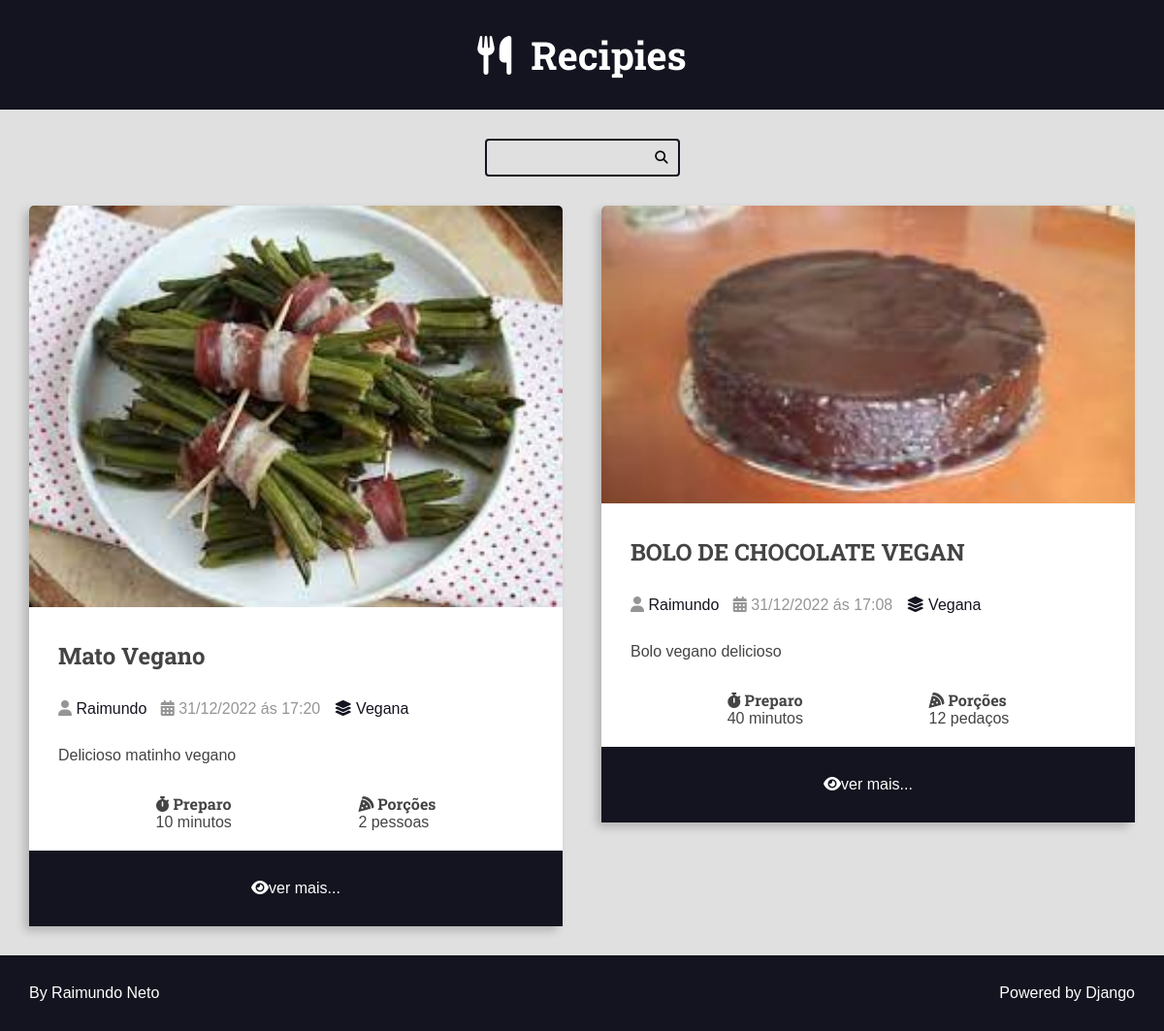
Page /recipes/category/3/ on the committed database.
### recipes/models.py (models this page shows, shortened)
class Recipe(models.Model):
    title = models.CharField(max_length=65)
    description = models.CharField(max_length=165)
    slug = models.SlugField()
    preparation_time = models.IntegerField()
    preparation_time_unit = models.CharField(max_length=65)
    servings = models.IntegerField()
    servings_unit= models.CharField(max_length=65)
    preparation_steps = models.TextField()
    preparation_steps_is_html = models.BooleanField(default=False)
    created_at = models.DateTimeField(auto_now_add=True)
    updated_at = models.DateTimeField(auto_now=True)
    is_published = models.BooleanField(default=False)
    cover = models.ImageField(upload_to='recipes/cover/%Y/%m/%d/')
    category = models.ForeignKey(Category, on_delete= models.SET_NULL, null=True)
    author = models.ForeignKey(User, on_delete= models.SET_NULL, null=True)

class Category (models.Model):
    name = models.CharField(max_length=65)

### recipes/views.py (the view)
# urls.py: path('recipes/category/<int:category_id>/', views.category, name='category'),
def category(request, category_id):
    recipe = Recipe.objects.filter(category__id=category_id, is_published=True).order_by('-id')
    return render(request , 'recipes/pages/category.html', context={
        'recipes': recipe,
        'title': f'{Recipe.objects.first().category.name} | Category'
    })

### recipes/templates/recipes/pages/category.html (shortened to what this page needs)
{% extends 'global/base.html' %}
{% block content %}
        <div class="main-contant main-contant-list container">
            {% for r in recipes %}
            {% include "recipes/partial/recipes.html" %}
            {% endfor %}
        </div>
{% endblock content %}

### recipes/templates/recipes/partial/recipes.html
           <div class="recipe recipe-list-item">
                <div class="recipe-list-cover">
                    <img src={{r.cover.url}} alt="Temporario">
                </div>
                <div class="recipe title container">
                    <h2 class="recipe-title">{{r.title}}</h2>
                </div>
                <div class="recipe-author">
                    <span class="recipe-author-item">
                        <i class="fas fa-user"></i>
                    {% if r.author is not None%}
                    <a href="{% url 'recipes:author' r.author.id %}">
                        {% if r.author.first_name %}
                            {{r.author.first_name}} {{r.author.last_name}}
                        {% else %}
                            {{r.author.username}}
                        {% endif %}
                    </a>
                    {% else %}
                        Desconhecido
                    {% endif %}
                    </span>
                    <span class="recipe-author-item">
                        <i class="fas fa-calendar-alt"></i>
                        {{r.created_at|date:"d/m/Y"}} ás {{r.created_at|date:"H:i"}}
                    </span>
                    <span class="recipe-author-item">
                        <a href="{% url 'recipes:category' r.category.id %}">
                            <i class="fas fa-layer-group"></i>
                            <span>{{r.category.name}}</span>
                        </a>
                    </span>
                </div>
                <div class="recipe-content">
                    <p>{{r.description}}</p>
                </div>
                <div class="recipe-meta-container">
                    <div class="recipe-meta recipe-preparation">
                        <h3 class="recipe-meta-title"><i class="fas fa-stopwatch"></i> Preparo</h3>
                        <div class="recipe-meta-text">
                            {{r.preparation_time}} {{r.preparation_time_unit}}
                        </div>
                    </div>
                    <div class="recipe-meta recipe-servings">
                        <h3 class="recipe-meta-title"><i class="fas fa-pizza-slice"></i> Porções</h3>
                        <div class="recipe-meta-text">
                            {{r.servings}} {{r.servings_unit}}
                        </div>
                    </div>
                </div>
            {% if is_detail_page is not True %}
                <footer class="recipe-footer">
                    <a class="recipe-read-more button button-dark button-full-width" href="{% url 'recipes:recipe' r.id %}">
                        <i class="fas fa-eye"></i>
                        <span> ver mais...</span>
                    </a>
                </footer>
            {% else %}
                <div class="preparation-steps">
                    {{r.preparation_steps|linebreaksbr}}
                </div>
            {% endif %}
            </div>

### recipes/static/recipes/css/style.css (style rules this page uses)
:root { --color-primary: #269fe6; --color-primary-hover: #2086c2; --color-primary-dark: #13141f; --color-primary-dark-hover: #212336; --color-primary-light: #d4ecfa; --color-primary-light-hover: #bdd8e7; --color-white: #fff; --color-black: #000; --color-dark-text: #444; --color-info-light: #cce5ff; --color-debug-light: #cce5ff; --color-success-light: #d4edda; --color-alert-light: #fff3cd; --color-warning-light: #fff3cd; --color-error-light: #f8d7da; --color-info-dark: #4d86c4; --color-debug-dark: #4d86c4; --color-success-dark: #4a9c5d; --color-alert-dark: #927f40; --color-warning-dark: #927f40; --color-error-dark: #da525d; --color-gray-0: #f9f9f9; --color-gray-1: #e0e0e0; --color-gray-2: #c7c7c7; --color-gray-3: #aeaeae; --color-gray-4: #959595; --color-gray-5: #7d7d7d; --color-gray-6: #646464; --color-gray-7: #4b4b4b; --color-gray-8: #323232; --color-gray-9: #191919; --font-primary: sans-serif; --font-headings: 'Roboto Slab', serif; --spacing-gutter-medium: 3rem; --spacing-gutter-large: 4rem; }
* { padding: 0; margin: 0; box-sizing: border-box; }
html { font-size: 62.5%; }
body { font-size: 1.6rem; font-family: var(--font-primary); background: var(--color-gray-1); color: var(--color-dark-text); }
.container { max-width: 144rem; margin: 0 auto; padding: var(--spacing-gutter-medium); }
h1,h2,h3,h4,h5,h6 { font-family: var(--font-headings); }
.main-contant { padding-top: 0; }
.main-contant-list { display: grid; grid-template-columns: repeat(auto-fit, minmax(340px,1fr)); gap: var(--spacing-gutter-large); }
.recipe { background: var(--color-white); transition: all 300ms ease-in-out; }
.recipe img { max-width: 100%; border-radius: 5px 5px 0px 0px; width: 100%; height: 100%; }
.recipe-list-item { max-width: 64rem; border-radius: 5px; box-shadow: -5px 5px 10px rgba(0,0,0,0.2); height: fit-content; }
.recipe-author { padding: 0 var(--spacing-gutter-medium); }
.recipe-content { padding: var(--spacing-gutter-medium); }
.recipe-author-item { color:var(--color-gray-4); margin-right: 1rem; }
.recipe-author-item a { color:var(--color-primary-dark); text-decoration: none; transition: all 300ms ease-in-out; }
.recipe-meta-container { display: flex; flex-flow: row wrap; justify-content:space-evenly; padding-bottom: 2rem; }
.recipe-meta-title { font-size: 1.6rem; }
.recipe-footer a { background: var(--color-primary-dark); display: flex; color: var(--color-white); text-decoration: none; flex-flow: row nowrap; justify-content: center; padding: var(--spacing-gutter-medium); transition: all 300ms ease-in-out; }

### rows in the picture
Recipe: cover (picture), title "Mato Vegano", author.first_name "Raimundo", created_at "31/12/2022", created_at "17:20", category.name "Vegana", description "Delicioso matinho vegano", preparation_time "10", preparation_time_unit "minutos", servings "2", servings_unit "pessoas"
Recipe: cover (picture), title "BOLO DE CHOCOLATE VEGAN", author.first_name "Raimundo", created_at "31/12/2022", created_at "17:08", category.name "Vegana", description "Bolo vegano delicioso", preparation_time "40", preparation_time_unit "minutos", servings "12", servings_unit "pedaços"
